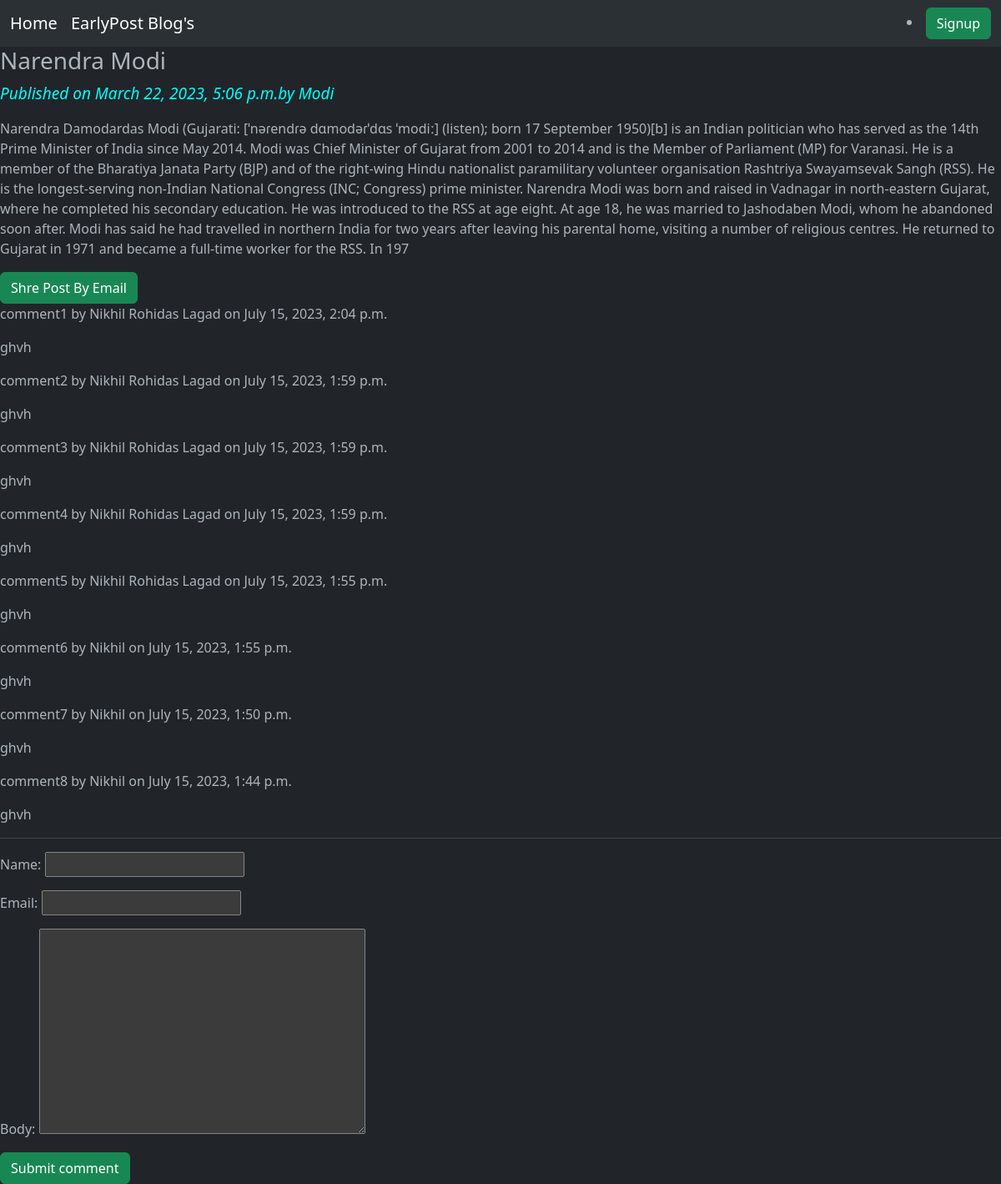
The page /2023/03/22/narendra-modi/ on the database its author committed.
### blogapp/models.py (models this page shows, shortened)
class Post(models.Model):
    Status_Choices=(('draft','Draft'),('published','Published'))
    title =models.CharField(max_length=256)
    slug=models.SlugField(max_length=256,unique_for_date='publish')
    author=models.ForeignKey(User,related_name='blog_posts',on_delete=models.CASCADE)
    body=models.CharField(max_length=1000)
    publish=models.DateTimeField(default=timezone.now)
    created=models.DateTimeField(auto_now_add=True)
    updated=models.DateTimeField(auto_now=True)
    status=models.CharField(max_length=50,choices=Status_Choices,default='draft')
    class Meta:
        ordering=('-publish',)

class Comments(models.Model):
    post=models.ForeignKey(Post,on_delete=models.CASCADE,related_name='comm')
    name=models.CharField(max_length=50)
    email=models.EmailField()
    body=models.TextField()
    created=models.DateTimeField(auto_now_add=True)
    updated=models.DateTimeField(auto_now=True)
    active=models.BooleanField(default=True)
    class Meta:
        ordering=('-created',)

### blogapp/views.py (the view)
# urls.py: url('^(?P<year>\d{4})/(?P<month>\d{2})/(?P<day>\d{2})/(?P<post>[-\w]+)/$',views.post_detail,name='post_detail'),
def post_detail(request,year,month,day,post):
    post=get_object_or_404(Post,slug=post,status='published',publish__year=year,publish__month=month,publish__day=day)
    comments=post.comm.filter(active=True)
    csubmit=False
    if request.method=='POST':
        form=CommentsForm(request.POST)
        if form.is_valid():
            new_comment=form.save(commit=False)
            new_comment.post=post
            new_comment.save()
            csubmit=True
    else:
        form=CommentsForm()
    return render(request,'blogapp/post_detail.html',{'post':post,'form':form,'csubmit':csubmit,'comments':comments})

### blogapp/forms.py
class CommentsForm(forms.ModelForm):
    class Meta:
        model=Comments
        fields=('name','email','body')

### templates/blogapp/post_detail.html (shortened to what this page needs)
{%extends 'blogapp/test.html'%}
{%block title_block%}
{%block content%}
<h3>{{post.title}}</h3>
<p id="date"> Published on {{post.publish}}by {{post.author|title}}{{post.body|linebreaks}}</p>
<a href="/{{post.id}}/share" target="_blank" class="btn btn-success ">Shre Post By Email</a>
{%if comments%}
{%for comment in comments%}
<p id="cb">
comment{{forloop.counter}} by {{comment.name}} on {{comment.created}}
</p>
<div class="db">{{comment.body|linebreaks}}
</div>
{%endfor%}
<hr>
{%else%}
<p>There are no comments yet!!</p>
{%endif%}
<form method='post'>
  {{form.as_p}}
  <input type="submit" class="btn btn-success" value="Submit comment">
  </form>
  {%endblock%}
{%endblock%}

### static/CSS/blog.css (style rules this page uses)
#date { color:cyan; font-size:19px; font-style: italic; }

### rows shown on the page
Post: title "Narendra Modi", publish "March 22, 2023, 5:06 p.m.", author "Modi", body "Narendra Damodardas Modi (Gujarati: [ˈnəɾendɾə dɑmodəɾˈdɑs ˈmodiː] (listen); born 17 September 1950)[b] is an Indian politician who has served as the 14th Prime Minister of India since May 2014. Modi was Chief Minister of Gujarat from 2001 to 2014 and is the Member of Parliament (MP) for Varanasi. He is a member of the Bharatiya Janata Party (BJP) and of the right-wing Hindu nationalist paramilitary volunteer organisation Rashtriya Swayamsevak Sangh (RSS). He is the longest-serving non-Indian National Congress (INC; Congress) prime minister. Narendra Modi was born and raised in Vadnagar in north-eastern Gujarat, where he completed his secondary education. He was introduced to the RSS at age…"
Comments: name "Nikhil Rohidas Lagad", created "July 15, 2023, 2:04 p.m.", body "ghvh"
Comments: name "Nikhil Rohidas Lagad", created "July 15, 2023, 1:59 p.m.", body "ghvh"
Comments: name "Nikhil Rohidas Lagad", created "July 15, 2023, 1:59 p.m.", body "ghvh"
Comments: name "Nikhil Rohidas Lagad", created "July 15, 2023, 1:59 p.m.", body "ghvh"
Comments: name "Nikhil Rohidas Lagad", created "July 15, 2023, 1:55 p.m.", body "ghvh"
Comments: name "Nikhil", created "July 15, 2023, 1:55 p.m.", body "ghvh"
Comments: name "Nikhil", created "July 15, 2023, 1:50 p.m.", body "ghvh"
Comments: name "Nikhil", created "July 15, 2023, 1:44 p.m.", body "ghvh"
